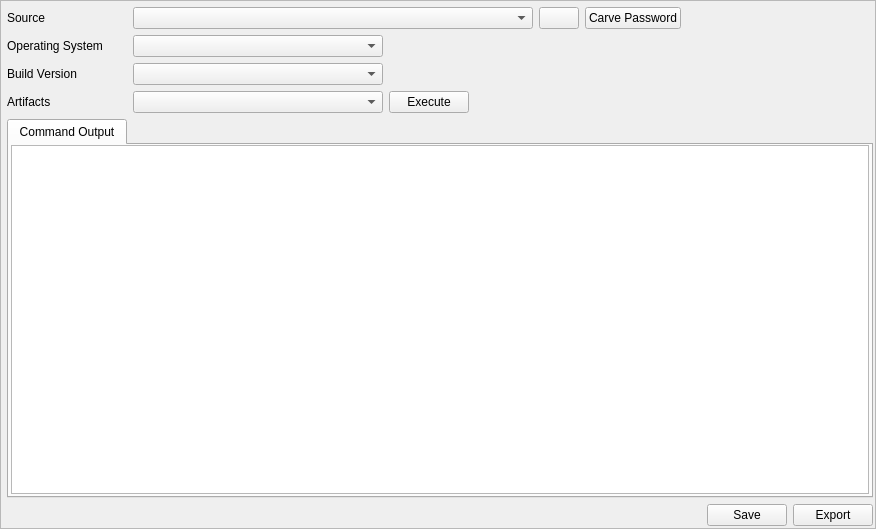
<?xml version="1.0" encoding="UTF-8"?>
<ui version="4.0">
 <class>ram_analysis</class>
 <widget class="QFrame" name="ram_analysis">
  <property name="geometry">
   <rect>
    <x>0</x>
    <y>0</y>
    <width>876</width>
    <height>529</height>
   </rect>
  </property>
  <property name="windowTitle">
   <string>Frame</string>
  </property>
  <property name="frameShape">
   <enum>QFrame::StyledPanel</enum>
  </property>
  <property name="frameShadow">
   <enum>QFrame::Raised</enum>
  </property>
  <layout class="QVBoxLayout" name="verticalLayout_2">
   <property name="spacing">
    <number>2</number>
   </property>
   <property name="leftMargin">
    <number>6</number>
   </property>
   <property name="topMargin">
    <number>6</number>
   </property>
   <property name="rightMargin">
    <number>2</number>
   </property>
   <property name="bottomMargin">
    <number>2</number>
   </property>
   <item>
    <layout class="QVBoxLayout" name="verticalLayout">
     <property name="spacing">
      <number>6</number>
     </property>
     <item>
      <layout class="QHBoxLayout" name="horizontalLayout" stretch="0,1,0,0,2">
       <item>
        <widget class="QLabel" name="label_source">
         <property name="minimumSize">
          <size>
           <width>120</width>
           <height>0</height>
          </size>
         </property>
         <property name="maximumSize">
          <size>
           <width>120</width>
           <height>16777215</height>
          </size>
         </property>
         <property name="text">
          <string>Source</string>
         </property>
        </widget>
       </item>
       <item>
        <widget class="QComboBox" name="comboBox_source">
         <property name="minimumSize">
          <size>
           <width>400</width>
           <height>0</height>
          </size>
         </property>
        </widget>
       </item>
       <item>
        <widget class="QPushButton" name="pushButton_refresh_source">
         <property name="text">
          <string/>
         </property>
        </widget>
       </item>
       <item>
        <widget class="QPushButton" name="pushButton_password_analyser">
         <property name="text">
          <string>Carve Password</string>
         </property>
        </widget>
       </item>
       <item>
        <spacer name="horizontalSpacer_5">
         <property name="orientation">
          <enum>Qt::Horizontal</enum>
         </property>
         <property name="sizeHint" stdset="0">
          <size>
           <width>40</width>
           <height>20</height>
          </size>
         </property>
        </spacer>
       </item>
      </layout>
     </item>
     <item>
      <layout class="QHBoxLayout" name="horizontalLayout_2">
       <item>
        <widget class="QLabel" name="label_operating_system">
         <property name="minimumSize">
          <size>
           <width>120</width>
           <height>0</height>
          </size>
         </property>
         <property name="maximumSize">
          <size>
           <width>120</width>
           <height>16777215</height>
          </size>
         </property>
         <property name="text">
          <string>Operating System</string>
         </property>
        </widget>
       </item>
       <item>
        <widget class="QComboBox" name="comboBox_operating_system">
         <property name="minimumSize">
          <size>
           <width>250</width>
           <height>0</height>
          </size>
         </property>
         <property name="maximumSize">
          <size>
           <width>250</width>
           <height>16777215</height>
          </size>
         </property>
        </widget>
       </item>
       <item>
        <spacer name="horizontalSpacer">
         <property name="orientation">
          <enum>Qt::Horizontal</enum>
         </property>
         <property name="sizeHint" stdset="0">
          <size>
           <width>40</width>
           <height>20</height>
          </size>
         </property>
        </spacer>
       </item>
      </layout>
     </item>
     <item>
      <layout class="QHBoxLayout" name="horizontalLayout_3">
       <item>
        <widget class="QLabel" name="label_build_version">
         <property name="minimumSize">
          <size>
           <width>120</width>
           <height>0</height>
          </size>
         </property>
         <property name="maximumSize">
          <size>
           <width>120</width>
           <height>16777215</height>
          </size>
         </property>
         <property name="text">
          <string>Build Version</string>
         </property>
        </widget>
       </item>
       <item>
        <widget class="QComboBox" name="comboBox_build_version">
         <property name="minimumSize">
          <size>
           <width>250</width>
           <height>0</height>
          </size>
         </property>
         <property name="maximumSize">
          <size>
           <width>250</width>
           <height>16777215</height>
          </size>
         </property>
        </widget>
       </item>
       <item>
        <spacer name="horizontalSpacer_2">
         <property name="orientation">
          <enum>Qt::Horizontal</enum>
         </property>
         <property name="sizeHint" stdset="0">
          <size>
           <width>40</width>
           <height>20</height>
          </size>
         </property>
        </spacer>
       </item>
      </layout>
     </item>
     <item>
      <layout class="QHBoxLayout" name="horizontalLayout_4">
       <item>
        <widget class="QLabel" name="label_volatility_commands">
         <property name="minimumSize">
          <size>
           <width>120</width>
           <height>0</height>
          </size>
         </property>
         <property name="maximumSize">
          <size>
           <width>120</width>
           <height>16777215</height>
          </size>
         </property>
         <property name="text">
          <string>Artifacts</string>
         </property>
        </widget>
       </item>
       <item>
        <widget class="QComboBox" name="comboBox_volatility_commands">
         <property name="minimumSize">
          <size>
           <width>250</width>
           <height>0</height>
          </size>
         </property>
         <property name="maximumSize">
          <size>
           <width>250</width>
           <height>16777215</height>
          </size>
         </property>
        </widget>
       </item>
       <item>
        <widget class="QPushButton" name="pushButton_execute_command">
         <property name="text">
          <string>Execute</string>
         </property>
        </widget>
       </item>
       <item>
        <spacer name="horizontalSpacer_3">
         <property name="orientation">
          <enum>Qt::Horizontal</enum>
         </property>
         <property name="sizeHint" stdset="0">
          <size>
           <width>40</width>
           <height>20</height>
          </size>
         </property>
        </spacer>
       </item>
      </layout>
     </item>
     <item>
      <widget class="QTabWidget" name="tabWidget">
       <widget class="QWidget" name="tab_2">
        <attribute name="title">
         <string>Command Output</string>
        </attribute>
        <layout class="QVBoxLayout" name="verticalLayout_3">
         <property name="spacing">
          <number>2</number>
         </property>
         <property name="leftMargin">
          <number>2</number>
         </property>
         <property name="topMargin">
          <number>0</number>
         </property>
         <property name="rightMargin">
          <number>2</number>
         </property>
         <property name="bottomMargin">
          <number>2</number>
         </property>
         <item>
          <widget class="QTextEdit" name="textEdit_command_output">
           <property name="readOnly">
            <bool>true</bool>
           </property>
          </widget>
         </item>
        </layout>
       </widget>
      </widget>
     </item>
     <item>
      <layout class="QHBoxLayout" name="horizontalLayout_5">
       <item>
        <spacer name="horizontalSpacer_4">
         <property name="orientation">
          <enum>Qt::Horizontal</enum>
         </property>
         <property name="sizeHint" stdset="0">
          <size>
           <width>40</width>
           <height>20</height>
          </size>
         </property>
        </spacer>
       </item>
       <item>
        <widget class="QPushButton" name="pushButton_save">
         <property name="text">
          <string>Save</string>
         </property>
        </widget>
       </item>
       <item>
        <widget class="QPushButton" name="pushButton_export">
         <property name="text">
          <string>Export</string>
         </property>
        </widget>
       </item>
      </layout>
     </item>
    </layout>
   </item>
  </layout>
 </widget>
 <resources/>
 <connections/>
</ui>
